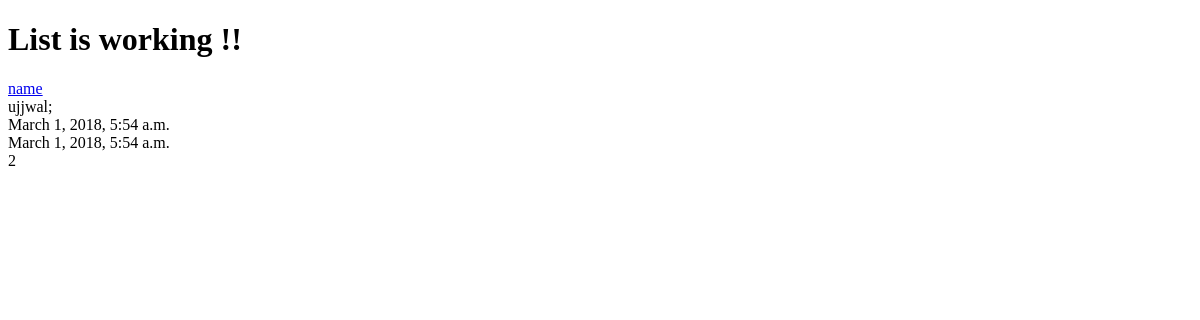
The app's page /posts/, older data.
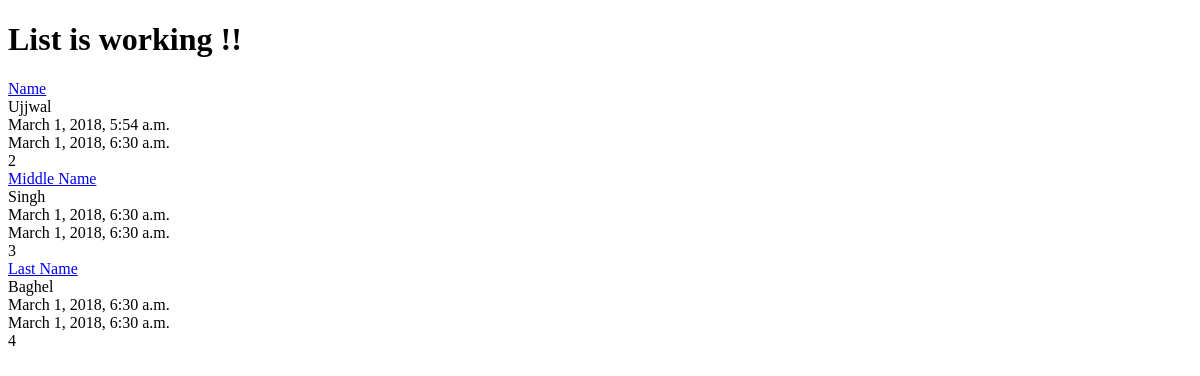
The same page, newer data.
### posts/models.py (models this page shows, shortened)
class Post(models.Model):
	title = models.CharField(max_length=120)
	content = models.TextField()
	updated = models.DateTimeField(auto_now=True, auto_now_add=False)
	timestamp = models.DateTimeField(auto_now=False,auto_now_add=True)

### posts/views.py (the view)
def post_list(request):
	queryset = Post.objects.all()
	context = {
		"object_list":queryset,
		"title":"List"
	}
	return render(request, "index.html", context)

### templates/index.html (shortened to what this page needs)
<!DOCTYPE html>
<html>
<head>
</head>
<body>
<h1>{{title}} is working !!</h1>
{% for obj in object_list %}
<a href="/posts/{{ obj.id }}/">{{ obj.title }} </a></br>
{{ obj.content }} </br>
{{ obj.timestamp }} </br>
{{ obj.updated }} </br>
{{ obj.id }} </br>
{% endfor %}
</body>
</html>

Row changes from the older to the newer data that the page shows:
changed Post id 2: title "name" → "Name"; content "ujjwal;" → "Ujjwal"; updated "March 1, 2018, 5:54 a.m." → "March 1, 2018, 6:30 a.m."
added Post: title "Middle Name", content "Singh", timestamp "March 1, 2018, 6:30 a.m.", updated "March 1, 2018, 6:30 a.m.", id "3"
added Post: title "Last Name", content "Baghel", timestamp "March 1, 2018, 6:30 a.m.", updated "March 1, 2018, 6:30 a.m.", id "4"
